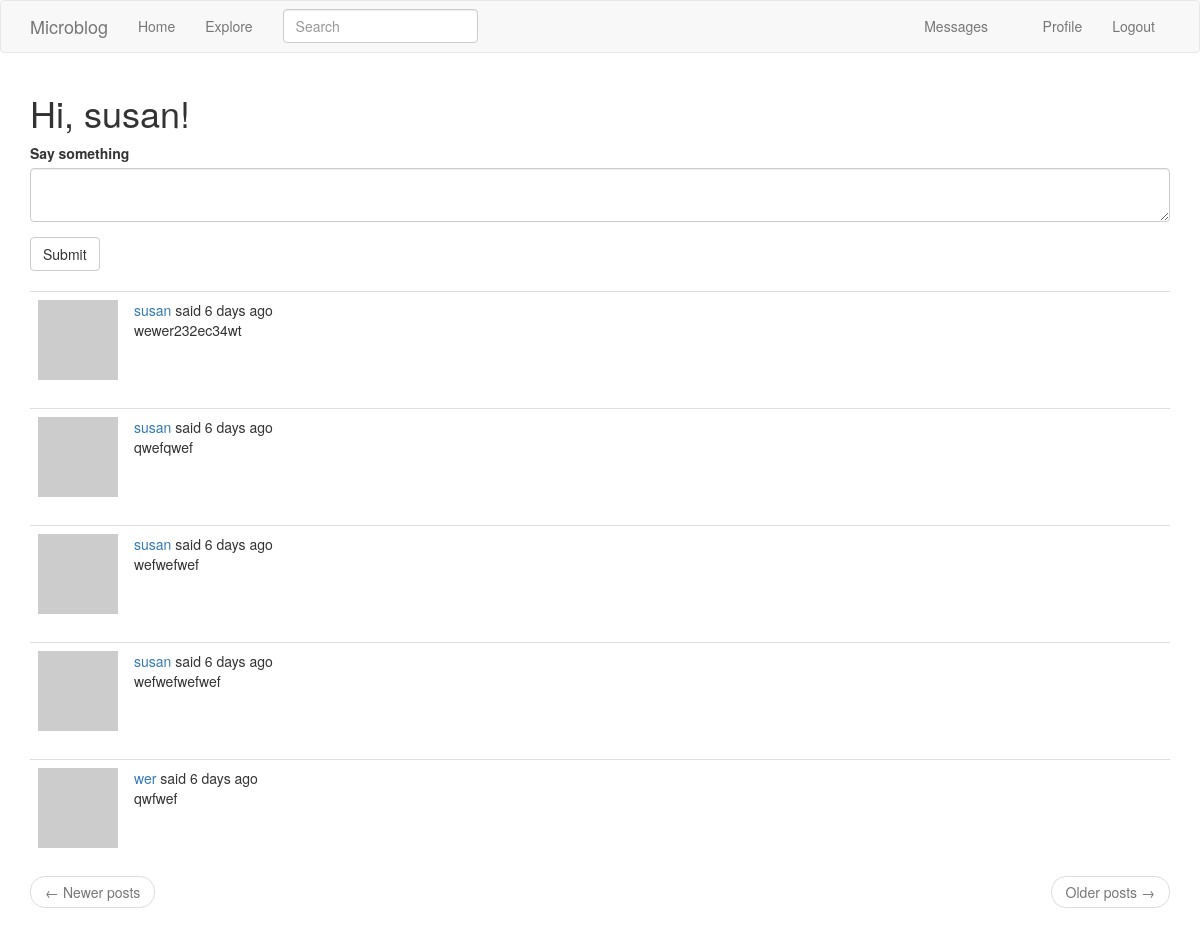
The app's page /index (signed in) with its own data.
### app/models.py (models this page shows, shortened)
class User(UserMixin, db.Model):
    id = db.Column(db.Integer, primary_key=True)
    username = db.Column(db.String(64), index=True, unique=True)
    email = db.Column(db.String(120), index=True, unique=True)
    password_hash = db.Column(db.String(128))
    posts = db.relationship('Post', backref='author', lazy='dynamic')
    about_me = db.Column(db.String(140))
    last_seen = db.Column(db.DateTime, default=datetime.utcnow)
    followed = db.relationship(
        'User', secondary=followers,
        primaryjoin=(followers.c.follower_id == id),
        secondaryjoin=(followers.c.followed_id == id),
        backref=db.backref('followers', lazy='dynamic'), lazy='dynamic')
    messages_sent = db.relationship('Message', foreign_keys='Message.sender_id', backref='author', lazy='dynamic')
    messages_received = db.relationship('Message', foreign_keys='Message.recipient_id', backref='recipient',
                                        lazy='dynamic')
    last_message_read_time = db.Column(db.DateTime)
    notifications = db.relationship('Notification', backref='user', lazy='dynamic')
    def avatar(self, size):
        digest = md5(self.email.lower().encode('utf-8')).hexdigest()
        return 'https://www.gravatar.com/avatar/{}?d=identicon&s={}'.format(
            digest, size)
    def followed_posts(self):
        followed = Post.query.join(
            followers, (followers.c.followed_id == Post.user_id)).filter(
            followers.c.follower_id == self.id)
        own = Post.query.filter_by(user_id=self.id)
        return followed.union(own).order_by(Post.timestamp.desc())
    def new_messages(self):
        last_read_time = self.last_message_read_time or datetime(1900, 1, 1)
        return Message.query.filter_by(recipient=self).filter(
            Message.timestamp > last_read_time).count()

class SearchableMixin(object):
    @classmethod
    def before_commit(cls, session):
        session._changes = {
            'add': list(session.new),
            'update': list(session.dirty),
            'delete': list(session.deleted)
        }
    @classmethod
    def after_commit(cls, session):
        for obj in session._changes['add']:
            if isinstance(obj, SearchableMixin):
                add_to_index(obj.__tablename__, obj)
        for obj in session._changes['update']:
            if isinstance(obj, SearchableMixin):
                add_to_index(obj.__tablename__, obj)
        for obj in session._changes['delete']:
            if isinstance(obj, SearchableMixin):
                remove_from_index(obj.__tablename__, obj)
        session._changes = None

class Post(SearchableMixin, db.Model):
    __searchable__ = ['body']
    id = db.Column(db.Integer, primary_key=True)
    body = db.Column(db.String(140))
    timestamp = db.Column(db.DateTime, index=True, default=datetime.utcnow)
    user_id = db.Column(db.Integer, db.ForeignKey('user.id'))
    language = db.Column(db.String(5))

### app/main/routes.py (the view, shortened to what this page needs)
@bp.route('/', methods=['GET', 'POST'])
@bp.route('/index', methods=['GET', 'POST'])
@login_required
def index():
    form = PostForm()
    page = request.args.get('page', 1, type=int)
    posts = current_user.followed_posts().paginate(
        page, current_app.config['POSTS_PER_PAGE'], False)
    next_url = url_for('main.index', page=posts.next_num) \
        if posts.has_next else None
    prev_url = url_for('main.index', page=posts.prev_num) \
        if posts.has_prev else None
    return render_template('index.html', title=_('Home'), form=form,
                           posts=posts.items, next_url=next_url,
                           prev_url=prev_url)

### app/main/forms.py
class SearchForm(FlaskForm):
    q = StringField(_l('Search'), validators=[DataRequired()])
    def __init__(self, *args, **kwargs):
        if 'formdata' not in kwargs:
            kwargs['formdata'] = request.args
        if 'csrf_enabled' not in kwargs:
            kwargs['csrf_enabled'] = False
        super(SearchForm, self).__init__(*args, **kwargs)

class PostForm(FlaskForm):
    post = TextAreaField(_l('Say something'), validators=[DataRequired()])
    submit = SubmitField(_l('Submit'))

### app/main/routes.py (called while the page is built)
@bp.before_app_request
def before_request():
    if current_user.is_authenticated:
        current_user.last_seen = datetime.utcnow()
        db.session.commit()
    g.locale = str(get_locale())

@bp.before_app_request
def before_request():
    if current_user.is_authenticated:
        current_user.last_seen = datetime.utcnow()
        db.session.commit()
        g.search_form = SearchForm()
    g.locale = str(get_locale())

### app/models.py (called while the page is built)
@login.user_loader
def load_user(id):
    return User.query.get(int(id))

### app/templates/index.html
{% extends "base.html" %}
{% import 'bootstrap/wtf.html' as wtf %}
{% block app_content %}
    <h1>{{ _('Hi, %(username)s!', username=current_user.username) }}</h1>
    {% if form %}
    {{ wtf.quick_form(form) }}
    <br>
    {% endif %}
    {% for post in posts %}
        {% include '_post.html' %}
    {% endfor %}
    <nav aria-label="...">
        <ul class="pager">
            <li class="previous{% if not prev_url %} disabled{% endif %}">
                <a href="{{ prev_url or '#' }}">
                    <span aria-hidden="true">&larr;</span> {{ _('Newer posts') }}
                </a>
            </li>
            <li class="next{% if not next_url %} disabled{% endif %}">
                <a href="{{ next_url or '#' }}">
                    {{ _('Older posts') }} <span aria-hidden="true">&rarr;</span>
                </a>
            </li>
        </ul>
    </nav>
{% endblock %}

### app/templates/_post.html (shortened to what this page needs)
<table class="table table-hover">
    <tr>
        <td width="70px">
            <a href="{{ url_for('main.user', username=post.author.username) }}">
                <img src="{{ post.author.avatar(70) }}"/>
            </a>
        </td>
        <td>
                    <span class="user_popup">
                        <a href="{{ url_for('main.user', username=post.author.username) }}">
                            {{ post.author.username }}
                        </a>
                    </span>
            {{ _('%(username)s said %(when)s',
            username=user_link, when=moment(post.timestamp).fromNow()) }}
            <br>
            <span id="post{{ post.id }}">{{ post.body }}</span>
        </td>
    </tr>
</table>

### records on screen
Post: author.username "susan", body "wewer232ec34wt"
Post: author.username "susan", body "qwefqwef"
Post: author.username "susan", body "wefwefwef"
Post: author.username "susan", body "wefwefwefwef"
Post: author.username "wer", body "qwfwef"
